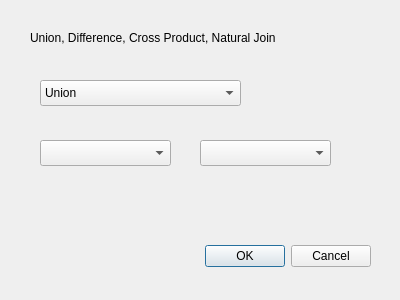
<?xml version="1.0" encoding="UTF-8"?>
<ui version="4.0">
 <class>UnionDiffProdJoin</class>
 <widget class="QDialog" name="UnionDiffProdJoin">
  <property name="geometry">
   <rect>
    <x>0</x>
    <y>0</y>
    <width>400</width>
    <height>300</height>
   </rect>
  </property>
  <property name="windowTitle">
   <string>Dialog</string>
  </property>
  <widget class="QDialogButtonBox" name="buttonBox">
   <property name="geometry">
    <rect>
     <x>30</x>
     <y>240</y>
     <width>341</width>
     <height>32</height>
    </rect>
   </property>
   <property name="orientation">
    <enum>Qt::Horizontal</enum>
   </property>
   <property name="standardButtons">
    <set>QDialogButtonBox::Cancel|QDialogButtonBox::Ok</set>
   </property>
  </widget>
  <widget class="QLabel" name="label">
   <property name="geometry">
    <rect>
     <x>30</x>
     <y>30</y>
     <width>321</width>
     <height>16</height>
    </rect>
   </property>
   <property name="text">
    <string>Union, Difference, Cross Product, Natural Join</string>
   </property>
  </widget>
  <widget class="QComboBox" name="selectionBox">
   <property name="geometry">
    <rect>
     <x>40</x>
     <y>80</y>
     <width>201</width>
     <height>26</height>
    </rect>
   </property>
   <item>
    <property name="text">
     <string>Union</string>
    </property>
   </item>
   <item>
    <property name="text">
     <string>Difference</string>
    </property>
   </item>
   <item>
    <property name="text">
     <string>Cross Product</string>
    </property>
   </item>
   <item>
    <property name="text">
     <string>Natural Join</string>
    </property>
   </item>
  </widget>
  <widget class="QComboBox" name="option1Box">
   <property name="geometry">
    <rect>
     <x>40</x>
     <y>140</y>
     <width>131</width>
     <height>26</height>
    </rect>
   </property>
  </widget>
  <widget class="QComboBox" name="option2Box">
   <property name="geometry">
    <rect>
     <x>200</x>
     <y>140</y>
     <width>131</width>
     <height>26</height>
    </rect>
   </property>
  </widget>
 </widget>
 <resources/>
 <connections>
  <connection>
   <sender>buttonBox</sender>
   <signal>accepted()</signal>
   <receiver>UnionDiffProdJoin</receiver>
   <slot>accept()</slot>
   <hints>
    <hint type="sourcelabel">
     <x>248</x>
     <y>254</y>
    </hint>
    <hint type="destinationlabel">
     <x>157</x>
     <y>274</y>
    </hint>
   </hints>
  </connection>
  <connection>
   <sender>buttonBox</sender>
   <signal>rejected()</signal>
   <receiver>UnionDiffProdJoin</receiver>
   <slot>reject()</slot>
   <hints>
    <hint type="sourcelabel">
     <x>316</x>
     <y>260</y>
    </hint>
    <hint type="destinationlabel">
     <x>286</x>
     <y>274</y>
    </hint>
   </hints>
  </connection>
 </connections>
</ui>
